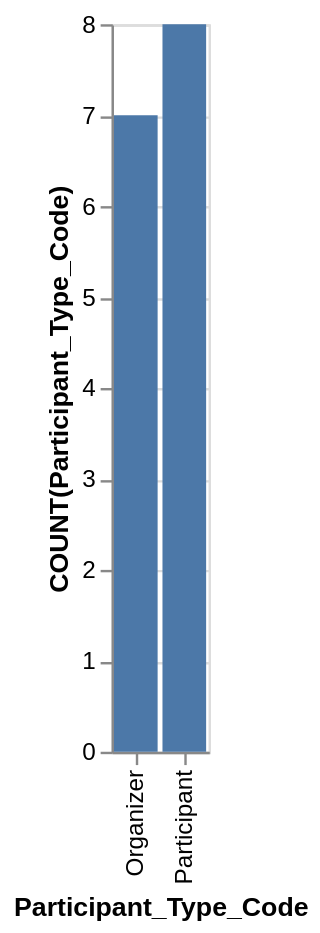

Source (Vega-Lite JSON):
### Vega-Lite specification from a JSON file in a GitHub repository (floating-point values rounded to 4 significant figures)
{"data": {"values": [{"x_data": "Organizer", "y_data": 7}, {"x_data": "Participant", "y_data": 8}]}, "mark": "bar", "encoding": {"x": {"field": "x_data", "type": "nominal", "title": "Participant_Type_Code", "sort": "ascending"}, "y": {"field": "y_data", "type": "quantitative", "title": "COUNT(Participant_Type_Code)"}}}
